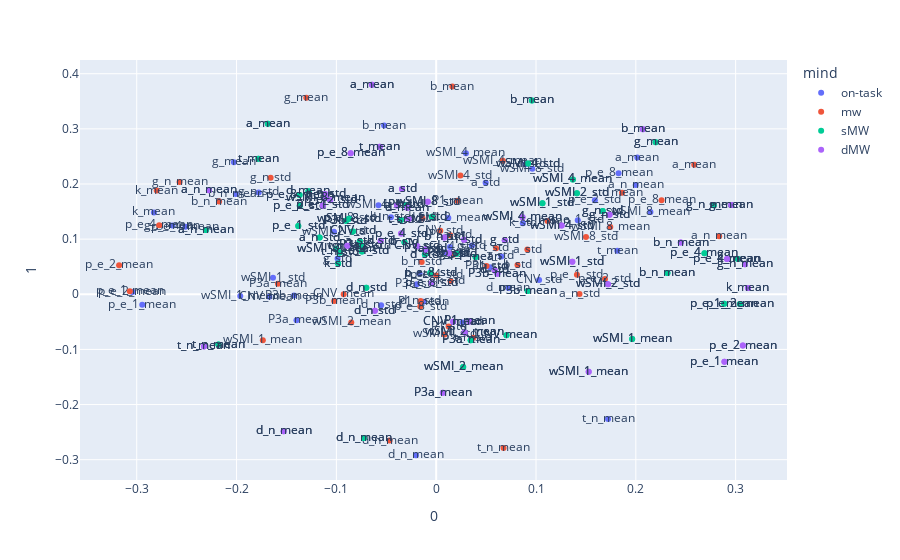

The notebook cell this image was saved under:
### Code cell
fig = px.scatter(mind_components, x=0, y=1, color="mind", text = 'index')
fig.show()

### Figure 1 — Plotly figure (JSON) as saved in the notebook; plotly's stock layout.template omitted (floating-point values rounded to 4 significant figures)
{"data": [{"hovertemplate": "mind=on-task<br>0=%{x}<br>1=%{y}<br>index=%{text}<extra></extra>", "legendgroup": "on-task", "marker": {"color": "#636efa", "symbol": "circle"}, "mode": "markers+text", "name": "on-task", "orientation": "v", "showlegend": true, "text": ["wSMI_1_mean", "wSMI_1_std", "wSMI_2_mean", "wSMI_2_std", "wSMI_4_mean", "wSMI_4_std", "wSMI_8_mean", "wSMI_8_std", "p_e_1_mean", "p_e_1_std", "p_e_2_mean", "p_e_2_std", "p_e_4_mean", "p_e_4_std", "p_e_8_mean", "p_e_8_std", "k_mean", "k_std", "b_mean", "b_std", "b_n_mean", "b_n_std", "g_mean", "g_std", "g_n_mean", "g_n_std", "t_mean", "t_std", "t_n_mean", "t_n_std", "d_mean", "d_std", "d_n_mean", "d_n_std", "a_n_mean", "a_n_std", "a_mean", "a_std", "CNV_mean", "CNV_std", "P1_mean", "P1_std", "P3a_mean", "P3a_std", "P3b_mean", "P3b_std"], "type": "scatter", "x": [-0.1963, -0.1635, 0.01217, -0.1024, 0.02978, -0.05783, 0.2147, 0.09628, -0.2944, 0.1418, -0.3043, 0.159, -0.2513, 0.01386, 0.1827, -0.08661, -0.2828, 0.08682, -0.05218, -0.0167, -0.2007, -0.04536, -0.2027, -0.09879, -0.2643, -0.1778, 0.1814, 0.06535, 0.1721, 0.02659, 0.07241, 0.03581, -0.02025, -0.05517, 0.1999, 0.08951, 0.2015, 0.04955, -0.1672, 0.1031, -0.01273, 0.05374, -0.1399, -0.01942, -0.1424, 0.00949], "xaxis": "x", "y": [-0.003126, 0.03016, 0.1383, 0.1134, 0.2558, 0.1616, 0.1492, 0.2277, -0.01911, 0.1342, 0.003953, 0.1707, 0.1226, 0.08559, 0.2193, 0.1376, 0.1485, 0.1286, 0.3059, 0.03767, 0.1818, 0.1395, 0.2394, 0.06468, 0.1246, 0.1847, 0.07903, 0.06852, -0.2262, -0.05109, 0.01158, 0.08836, -0.292, -0.02008, 0.1983, 0.2357, 0.2479, 0.2024, -0.004496, 0.02606, -0.0136, 0.04918, -0.04719, 0.01839, -0.002369, 0.07628], "yaxis": "y"}, {"hovertemplate": "mind=mw<br>0=%{x}<br>1=%{y}<br>index=%{text}<extra></extra>", "legendgroup": "mw", "marker": {"color": "#EF553B", "symbol": "circle"}, "mode": "markers+text", "name": "mw", "orientation": "v", "showlegend": true, "text": ["wSMI_1_mean", "wSMI_1_std", "wSMI_2_mean", "wSMI_2_std", "wSMI_4_mean", "wSMI_4_std", "wSMI_8_mean", "wSMI_8_std", "p_e_1_mean", "p_e_1_std", "p_e_2_mean", "p_e_2_std", "p_e_4_mean", "p_e_4_std", "p_e_8_mean", "p_e_8_std", "k_mean", "k_std", "b_mean", "b_std", "b_n_mean", "b_n_std", "g_mean", "g_std", "g_n_mean", "g_n_std", "t_mean", "t_std", "t_n_mean", "t_n_std", "d_mean", "d_std", "d_n_mean", "d_n_std", "a_n_mean", "a_n_std", "a_mean", "a_std", "CNV_mean", "CNV_std", "P1_mean", "P1_std", "P3a_mean", "P3a_std", "P3b_mean", "P3b_std"], "type": "scatter", "x": [-0.1737, 0.008449, -0.08506, -0.07714, 0.06676, 0.02429, 0.1744, 0.1501, -0.3069, 0.141, -0.3177, 0.1691, -0.2775, 0.0001017, 0.2258, -0.01592, -0.28, 0.01448, 0.01621, 0.08145, -0.2175, -0.01454, -0.1301, 0.01772, -0.2571, -0.1659, 0.1862, 0.05999, 0.06748, 0.03716, 0.1115, -0.01375, -0.04669, -0.01561, 0.2835, 0.1436, 0.2585, 0.09133, -0.09268, 0.00412, 0.02125, 0.01245, -0.1585, 0.01408, -0.1022, 0.05043], "xaxis": "x", "y": [-0.08351, -0.07275, -0.05106, 0.08775, 0.2421, 0.2154, 0.122, 0.1036, 0.005418, 0.03552, 0.0525, 0.02749, 0.1253, 0.03415, 0.1705, -0.0223, 0.1881, 0.0235, 0.3766, 0.05305, 0.1682, 0.05862, 0.3566, 0.0723, 0.2034, 0.2112, 0.1843, 0.08337, -0.2789, -0.07905, 0.133, 0.1379, -0.2653, -0.01223, 0.105, 0.0003948, 0.2348, 0.08113, 7.481e-06, 0.1152, 0.1695, -0.05861, 0.01913, 0.1069, -0.01231, 0.05136], "yaxis": "y"}, {"hovertemplate": "mind=sMW<br>0=%{x}<br>1=%{y}<br>index=%{text}<extra></extra>", "legendgroup": "sMW", "marker": {"color": "#00cc96", "symbol": "circle"}, "mode": "markers+text", "name": "sMW", "orientation": "v", "showlegend": true, "text": ["wSMI_1_mean", "wSMI_1_std", "wSMI_2_mean", "wSMI_2_std", "wSMI_4_mean", "wSMI_4_std", "wSMI_8_mean", "wSMI_8_std", "p_e_1_mean", "p_e_1_std", "p_e_2_mean", "p_e_2_std", "p_e_4_mean", "p_e_4_std", "p_e_8_mean", "p_e_8_std", "k_mean", "k_std", "b_mean", "b_std", "b_n_mean", "b_n_std", "g_mean", "g_std", "g_n_mean", "g_n_std", "t_mean", "t_std", "t_n_mean", "t_n_std", "d_mean", "d_std", "d_n_mean", "d_n_std", "a_n_mean", "a_n_std", "a_mean", "a_std", "CNV_mean", "CNV_std", "P1_mean", "P1_std", "P3a_mean", "P3a_std", "P3b_mean", "P3b_std", "wSMI_1_mean", "wSMI_1_std", "wSMI_2_mean", "wSMI_2_std", "wSMI_4_mean", "wSMI_4_std", "wSMI_8_mean", "wSMI_8_std", "p_e_1_mean", "p_e_1_std", "p_e_2_mean", "p_e_2_std", "p_e_4_mean", "p_e_4_std", "p_e_8_mean", "p_e_8_std", "k_mean", "k_std", "b_mean", "b_std", "b_n_mean", "b_n_std", "g_mean", "g_std", "g_n_mean", "g_n_std", "t_mean", "t_std", "t_n_mean", "t_n_std", "d_mean", "d_std", "d_n_mean", "d_n_std", "a_n_mean", "a_n_std", "a_mean", "a_std", "CNV_mean", "CNV_std", "P1_mean", "P1_std", "P3a_mean", "P3a_std", "P3b_mean", "P3b_std"], "type": "scatter", "x": [0.1964, 0.1064, 0.02705, 0.141, 0.1369, 0.09196, -0.09998, -0.08752, 0.2886, -0.1382, 0.3044, -0.1367, 0.2688, -0.07432, -0.1369, -0.005762, 0.3024, -0.09826, 0.09593, -0.03177, 0.2317, 0.02047, 0.2199, -0.004187, 0.2781, 0.1668, -0.1781, -0.03535, -0.2181, -0.09656, -0.128, -0.01132, -0.07237, -0.07, -0.2307, -0.1168, -0.1687, -0.07647, 0.0704, -0.08348, 0.03951, -0.02983, 0.03455, -0.07546, 0.09172, -0.09038, 0.1964, 0.1064, 0.02705, 0.141, 0.1369, 0.09196, -0.09998, -0.08752, 0.2886, -0.1382, 0.3044, -0.1367, 0.2688, -0.07432, -0.1369, -0.005762, 0.3024, -0.09826, 0.09593, -0.03177, 0.2317, 0.02047, 0.2199, -0.004187, 0.2781, 0.1668, -0.1781, -0.03535, -0.2181, -0.09656, -0.128, -0.01132, -0.07237, -0.07, -0.2307, -0.1168, -0.1687, -0.07647, 0.0704, -0.08348, 0.03951, -0.02983, 0.03455, -0.07546, 0.09172, -0.09038], "xaxis": "x", "y": [-0.08116, 0.1652, -0.132, 0.1834, 0.2083, 0.2371, 0.08263, 0.1371, -0.01728, 0.1239, -0.01745, 0.1605, 0.07433, 0.07758, 0.1802, 0.03912, 0.06375, 0.05559, 0.3516, 0.09444, 0.03875, 0.07366, 0.2755, 0.1407, 0.1614, 0.1509, 0.2458, 0.1348, -0.09112, 0.07578, 0.187, 0.07195, -0.2607, 0.01202, 0.1165, 0.1029, 0.3091, 0.09629, -0.07416, 0.1139, 0.06753, 0.1611, -0.08352, 0.08857, 0.006068, 0.1335, -0.08116, 0.1652, -0.132, 0.1834, 0.2083, 0.2371, 0.08263, 0.1371, -0.01728, 0.1239, -0.01745, 0.1605, 0.07433, 0.07758, 0.1802, 0.03912, 0.06375, 0.05559, 0.3516, 0.09444, 0.03875, 0.07366, 0.2755, 0.1407, 0.1614, 0.1509, 0.2458, 0.1348, -0.09112, 0.07578, 0.187, 0.07195, -0.2607, 0.01202, 0.1165, 0.1029, 0.3091, 0.09629, -0.07416, 0.1139, 0.06753, 0.1611, -0.08352, 0.08857, 0.006068, 0.1335], "yaxis": "y"}, {"hovertemplate": "mind=dMW<br>0=%{x}<br>1=%{y}<br>index=%{text}<extra></extra>", "legendgroup": "dMW", "marker": {"color": "#ab63fa", "symbol": "circle"}, "mode": "markers+text", "name": "dMW", "orientation": "v", "showlegend": true, "text": ["wSMI_1_mean", "wSMI_1_std", "wSMI_2_mean", "wSMI_2_std", "wSMI_4_mean", "wSMI_4_std", "wSMI_8_mean", "wSMI_8_std", "p_e_1_mean", "p_e_1_std", "p_e_2_mean", "p_e_2_std", "p_e_4_mean", "p_e_4_std", "p_e_8_mean", "p_e_8_std", "k_mean", "k_std", "b_mean", "b_std", "b_n_mean", "b_n_std", "g_mean", "g_std", "g_n_mean", "g_n_std", "t_mean", "t_std", "t_n_mean", "t_n_std", "d_mean", "d_std", "d_n_mean", "d_n_std", "a_n_mean", "a_n_std", "a_mean", "a_std", "CNV_mean", "CNV_std", "P1_mean", "P1_std", "P3a_mean", "P3a_std", "P3b_mean", "P3b_std", "wSMI_1_mean", "wSMI_1_std", "wSMI_2_mean", "wSMI_2_std", "wSMI_4_mean", "wSMI_4_std", "wSMI_8_mean", "wSMI_8_std", "p_e_1_mean", "p_e_1_std", "p_e_2_mean", "p_e_2_std", "p_e_4_mean", "p_e_4_std", "p_e_8_mean", "p_e_8_std", "k_mean", "k_std", "b_mean", "b_std", "b_n_mean", "b_n_std", "g_mean", "g_std", "g_n_mean", "g_n_std", "t_mean", "t_std", "t_n_mean", "t_n_std", "d_mean", "d_std", "d_n_mean", "d_n_std", "a_n_mean", "a_n_std", "a_mean", "a_std", "CNV_mean", "CNV_std", "P1_mean", "P1_std", "P3a_mean", "P3a_std", "P3b_mean", "P3b_std"], "type": "scatter", "x": [0.1528, 0.1364, 0.02856, 0.1721, 0.08649, 0.1257, -0.1109, -0.008475, 0.2888, -0.1135, 0.3072, -0.1062, 0.2913, -0.03508, -0.08566, -0.004364, 0.3123, -0.05558, 0.207, -0.03926, 0.245, 0.008052, 0.2956, 0.0687, 0.3093, 0.1737, -0.0565, -0.02759, -0.2327, -0.08894, -0.0288, 0.05871, -0.1528, -0.06141, -0.2276, -0.1113, -0.06435, -0.03424, 0.01701, -0.01888, 0.0335, 0.02796, 0.006679, -0.01096, 0.06126, 0.01258, 0.1528, 0.1364, 0.02856, 0.1721, 0.08649, 0.1257, -0.1109, -0.008475, 0.2888, -0.1135, 0.3072, -0.1062, 0.2913, -0.03508, -0.08566, -0.004364, 0.3123, -0.05558, 0.207, -0.03926, 0.245, 0.008052, 0.2956, 0.0687, 0.3093, 0.1737, -0.0565, -0.02759, -0.2327, -0.08894, -0.0288, 0.05871, -0.1528, -0.06141, -0.2276, -0.1113, -0.06435, -0.03424, 0.01701, -0.01888, 0.0335, 0.02796, 0.006679, -0.01096, 0.06126, 0.01258], "xaxis": "x", "y": [-0.1404, 0.05895, -0.06919, 0.01817, 0.1396, 0.1246, 0.1746, 0.1676, -0.1225, 0.1612, -0.09297, 0.1706, 0.06402, 0.1102, 0.2556, 0.01999, 0.01159, 0.09718, 0.2995, 0.1612, 0.09381, 0.103, 0.1617, 0.0981, 0.05436, 0.1444, 0.2677, 0.1363, -0.09467, 0.08817, 0.1569, 0.04314, -0.2483, -0.03007, 0.1884, 0.1817, 0.38, 0.1909, -0.04994, 0.08719, -0.04935, 0.09873, -0.1788, 0.08125, 0.03712, 0.07432, -0.1404, 0.05895, -0.06919, 0.01817, 0.1396, 0.1246, 0.1746, 0.1676, -0.1225, 0.1612, -0.09297, 0.1706, 0.06402, 0.1102, 0.2556, 0.01999, 0.01159, 0.09718, 0.2995, 0.1612, 0.09381, 0.103, 0.1617, 0.0981, 0.05436, 0.1444, 0.2677, 0.1363, -0.09467, 0.08817, 0.1569, 0.04314, -0.2483, -0.03007, 0.1884, 0.1817, 0.38, 0.1909, -0.04994, 0.08719, -0.04935, 0.09873, -0.1788, 0.08125, 0.03712, 0.07432], "yaxis": "y"}], "layout": {"autosize": true, "legend": {"title": {"text": "mind"}, "tracegroupgap": 0}, "margin": {"t": 60}, "xaxis": {"anchor": "y", "autorange": true, "domain": [0, 1], "range": [-0.3552, 0.3498], "title": {"text": "0"}, "type": "linear"}, "yaxis": {"anchor": "x", "autorange": true, "domain": [0, 1], "range": [-0.3396, 0.4276], "title": {"text": "1"}, "type": "linear"}}}
